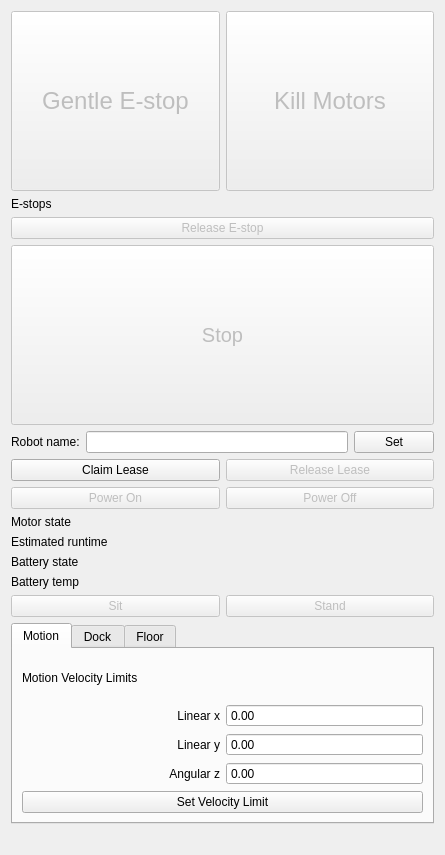
<?xml version="1.0" encoding="UTF-8"?>
<ui version="4.0">
 <class>Form</class>
 <widget class="QWidget" name="Form">
  <property name="geometry">
   <rect>
    <x>0</x>
    <y>0</y>
    <width>445</width>
    <height>855</height>
   </rect>
  </property>
  <property name="windowTitle">
   <string>Form</string>
  </property>
  <layout class="QVBoxLayout" name="verticalLayout_2">
   <item>
    <layout class="QVBoxLayout" name="estopLayout">
     <item>
      <layout class="QHBoxLayout" name="horizontalLayout">
       <item>
        <widget class="QPushButton" name="gentleStopButton">
         <property name="enabled">
          <bool>false</bool>
         </property>
         <property name="sizePolicy">
          <sizepolicy hsizetype="Minimum" vsizetype="Expanding">
           <horstretch>0</horstretch>
           <verstretch>0</verstretch>
          </sizepolicy>
         </property>
         <property name="baseSize">
          <size>
           <width>0</width>
           <height>0</height>
          </size>
         </property>
         <property name="font">
          <font>
           <pointsize>18</pointsize>
          </font>
         </property>
         <property name="toolTip">
          <string>Gentle e-stop, stops whatever the robot is doing and then sits down</string>
         </property>
         <property name="text">
          <string>Gentle E-stop</string>
         </property>
        </widget>
       </item>
       <item>
        <widget class="QPushButton" name="hardStopButton">
         <property name="enabled">
          <bool>false</bool>
         </property>
         <property name="sizePolicy">
          <sizepolicy hsizetype="Minimum" vsizetype="Expanding">
           <horstretch>0</horstretch>
           <verstretch>0</verstretch>
          </sizepolicy>
         </property>
         <property name="font">
          <font>
           <pointsize>18</pointsize>
          </font>
         </property>
         <property name="toolTip">
          <string>Hard emergency stop, kills power to motors</string>
         </property>
         <property name="text">
          <string>Kill Motors</string>
         </property>
        </widget>
       </item>
      </layout>
     </item>
     <item>
      <widget class="QLabel" name="estopLabel">
       <property name="text">
        <string>E-stops</string>
       </property>
      </widget>
     </item>
     <item>
      <widget class="QPushButton" name="releaseStopButton">
       <property name="enabled">
        <bool>false</bool>
       </property>
       <property name="toolTip">
        <string>Release the emergency stop</string>
       </property>
       <property name="text">
        <string>Release E-stop</string>
       </property>
      </widget>
     </item>
     <item>
      <widget class="QPushButton" name="stopButton">
       <property name="enabled">
        <bool>false</bool>
       </property>
       <property name="sizePolicy">
        <sizepolicy hsizetype="Minimum" vsizetype="Expanding">
         <horstretch>0</horstretch>
         <verstretch>0</verstretch>
        </sizepolicy>
       </property>
       <property name="baseSize">
        <size>
         <width>0</width>
         <height>0</height>
        </size>
       </property>
       <property name="font">
        <font>
         <pointsize>15</pointsize>
        </font>
       </property>
       <property name="toolTip">
        <string>Stop any action the robot is taking but do not sit down or kill motor power</string>
       </property>
       <property name="text">
        <string>Stop</string>
       </property>
      </widget>
     </item>
    </layout>
   </item>
   <item>
    <layout class="QVBoxLayout" name="verticalLayout">
     <item>
      <layout class="QHBoxLayout" name="horizontalLayout_3">
       <item>
        <widget class="QLabel" name="robotNameLabel">
         <property name="text">
          <string>Robot name:</string>
         </property>
        </widget>
       </item>
       <item>
        <widget class="QLineEdit" name="robotNameLineEdit">
         <property name="text">
          <string></string>
         </property>
        </widget>
       </item>
       <item>
        <widget class="QPushButton" name="setRobotNameButton">
         <property name="toolTip">
          <string>Set the name of the robot. This ensures topics and services connect to the correct robot.</string>
         </property>
         <property name="text">
          <string>Set</string>
         </property>
        </widget>
       </item>
      </layout>
     </item>
     <item>
      <layout class="QHBoxLayout" name="claimLayout">
       <item>
        <widget class="QPushButton" name="claimLeaseButton">
         <property name="text">
          <string>Claim Lease</string>
         </property>
        </widget>
       </item>
       <item>
        <widget class="QPushButton" name="releaseLeaseButton">
         <property name="enabled">
          <bool>false</bool>
         </property>
         <property name="text">
          <string>Release Lease</string>
         </property>
        </widget>
       </item>
      </layout>
     </item>
     <item>
      <layout class="QVBoxLayout" name="powerLayout">
       <item>
        <layout class="QHBoxLayout" name="powerButtonLayout">
         <item>
          <widget class="QPushButton" name="powerOnButton">
           <property name="enabled">
            <bool>false</bool>
           </property>
           <property name="text">
            <string>Power On</string>
           </property>
          </widget>
         </item>
         <item>
          <widget class="QPushButton" name="powerOffButton">
           <property name="enabled">
            <bool>false</bool>
           </property>
           <property name="text">
            <string>Power Off</string>
           </property>
          </widget>
         </item>
        </layout>
       </item>
       <item>
        <widget class="QLabel" name="motorStateLabel">
         <property name="text">
          <string>Motor state</string>
         </property>
        </widget>
       </item>
       <item>
        <widget class="QLabel" name="estimatedRuntimeLabel">
         <property name="text">
          <string>Estimated runtime</string>
         </property>
        </widget>
       </item>
       <item>
        <widget class="QLabel" name="batteryStateLabel">
         <property name="text">
          <string>Battery state</string>
         </property>
        </widget>
       </item>
       <item>
        <widget class="QLabel" name="batteryTempLabel">
         <property name="text">
          <string>Battery temp</string>
         </property>
        </widget>
       </item>
      </layout>
     </item>
     <item>
      <layout class="QHBoxLayout" name="sitStandLayout">
       <item>
        <widget class="QPushButton" name="sitButton">
         <property name="enabled">
          <bool>false</bool>
         </property>
         <property name="text">
          <string>Sit</string>
         </property>
        </widget>
       </item>
       <item>
        <widget class="QPushButton" name="standButton">
         <property name="enabled">
          <bool>false</bool>
         </property>
         <property name="text">
          <string>Stand</string>
         </property>
        </widget>
       </item>
      </layout>
     </item>
     <item>
      <widget class="QTabWidget" name="tabWidget">
       <property name="enabled">
        <bool>true</bool>
       </property>
       <property name="toolTip">
        <string/>
       </property>
       <property name="currentIndex">
        <number>0</number>
       </property>
       <widget class="QWidget" name="motionTab">
        <attribute name="title">
         <string>Motion</string>
        </attribute>
        <layout class="QVBoxLayout" name="verticalLayout_4">
         <item>
          <layout class="QVBoxLayout" name="motionTabLayout">
           <item>
            <layout class="QVBoxLayout" name="motionVelocityLayout">
             <item>
              <widget class="QLabel" name="motionCommandLabel">
               <property name="text">
                <string>Motion Velocity Limits</string>
               </property>
              </widget>
             </item>
             <item>
              <layout class="QGridLayout" name="gridLayout">
               <item row="4" column="0">
                <widget class="QLabel" name="angularZLabel">
                 <property name="text">
                  <string>Angular z</string>
                 </property>
                 <property name="alignment">
                  <set>Qt::AlignRight|Qt::AlignTrailing|Qt::AlignVCenter</set>
                 </property>
                 <property name="buddy">
                  <cstring>angularZSpin</cstring>
                 </property>
                </widget>
               </item>
               <item row="3" column="0">
                <widget class="QLabel" name="linearYLabel">
                 <property name="text">
                  <string>Linear y</string>
                 </property>
                 <property name="alignment">
                  <set>Qt::AlignRight|Qt::AlignTrailing|Qt::AlignVCenter</set>
                 </property>
                 <property name="buddy">
                  <cstring>linearYSpin</cstring>
                 </property>
                </widget>
               </item>
               <item row="1" column="0">
                <widget class="QLabel" name="linearXLabel">
                 <property name="text">
                  <string>Linear x</string>
                 </property>
                 <property name="alignment">
                  <set>Qt::AlignRight|Qt::AlignTrailing|Qt::AlignVCenter</set>
                 </property>
                 <property name="buddy">
                  <cstring>linearXSpin</cstring>
                 </property>
                </widget>
               </item>
               <item row="1" column="1">
                <widget class="QDoubleSpinBox" name="linearXSpin">
                 <property name="buttonSymbols">
                  <enum>QAbstractSpinBox::NoButtons</enum>
                 </property>
                 <property name="decimals">
                  <number>2</number>
                 </property>
                </widget>
               </item>
               <item row="3" column="1">
                <widget class="QDoubleSpinBox" name="linearYSpin">
                 <property name="buttonSymbols">
                  <enum>QAbstractSpinBox::NoButtons</enum>
                 </property>
                 <property name="decimals">
                  <number>2</number>
                 </property>
                </widget>
               </item>
               <item row="4" column="1">
                <widget class="QDoubleSpinBox" name="angularZSpin">
                 <property name="buttonSymbols">
                  <enum>QAbstractSpinBox::NoButtons</enum>
                 </property>
                 <property name="decimals">
                  <number>2</number>
                 </property>
                </widget>
               </item>
              </layout>
             </item>
             <item>
              <widget class="QPushButton" name="setMaxVelButton">
               <property name="enabled">
                <bool>true</bool>
               </property>
               <property name="text">
                <string>Set Velocity Limit</string>
               </property>
              </widget>
             </item>
            </layout>
           </item>
          </layout>
         </item>
        </layout>
       </widget>
       <widget class="QWidget" name="dockingTab">
        <attribute name="title">
         <string>Dock</string>
        </attribute>
        <layout class="QVBoxLayout" name="verticalLayout_7">
         <item>
          <layout class="QVBoxLayout" name="dockingLayout">
           <item>
            <widget class="QPushButton" name="undockButton">
             <property name="enabled">
              <bool>false</bool>
             </property>
             <property name="text">
              <string>Undock</string>
             </property>
            </widget>
           </item>
           <item>
            <layout class="QHBoxLayout" name="dockSelectLayout">
             <item>
              <widget class="QLabel" name="dockLabel">
               <property name="sizePolicy">
                <sizepolicy hsizetype="Preferred" vsizetype="Preferred">
                 <horstretch>0</horstretch>
                 <verstretch>0</verstretch>
                </sizepolicy>
               </property>
               <property name="layoutDirection">
                <enum>Qt::LeftToRight</enum>
               </property>
               <property name="text">
                <string>Dock fiducial ID</string>
               </property>
               <property name="alignment">
                <set>Qt::AlignRight|Qt::AlignTrailing|Qt::AlignVCenter</set>
               </property>
              </widget>
             </item>
             <item>
              <widget class="QSpinBox" name="dockFiducialSpin">
               <property name="minimum">
                <number>520</number>
               </property>
               <property name="maximum">
                <number>549</number>
               </property>
              </widget>
             </item>
             <item>
              <widget class="QPushButton" name="dockButton">
               <property name="enabled">
                <bool>false</bool>
               </property>
               <property name="sizePolicy">
                <sizepolicy hsizetype="MinimumExpanding" vsizetype="Fixed">
                 <horstretch>0</horstretch>
                 <verstretch>0</verstretch>
                </sizepolicy>
               </property>
               <property name="text">
                <string>Dock</string>
               </property>
              </widget>
             </item>
            </layout>
           </item>
          </layout>
         </item>
        </layout>
       </widget>
       <widget class="QWidget" name="floorTab">
        <attribute name="title">
         <string>Floor</string>
        </attribute>
        <layout class="QVBoxLayout" name="verticalLayout_5">
         <item>
          <layout class="QVBoxLayout" name="floorLayout">
           <item>
            <widget class="QPushButton" name="selfRightButton">
             <property name="enabled">
              <bool>false</bool>
             </property>
             <property name="text">
              <string>Self-right</string>
             </property>
            </widget>
           </item>
          </layout>
         </item>
         <item>
          <spacer name="verticalSpacer">
           <property name="orientation">
            <enum>Qt::Vertical</enum>
           </property>
           <property name="sizeHint" stdset="0">
            <size>
             <width>20</width>
             <height>40</height>
            </size>
           </property>
          </spacer>
         </item>
        </layout>
       </widget>
      </widget>
     </item>
     <item>
      <widget class="QLabel" name="statusLabel">
       <property name="text">
        <string/>
       </property>
       <property name="wordWrap">
        <bool>true</bool>
       </property>
      </widget>
     </item>
    </layout>
   </item>
  </layout>
 </widget>
 <tabstops>
  <tabstop>stopButton</tabstop>
  <tabstop>claimLeaseButton</tabstop>
  <tabstop>releaseLeaseButton</tabstop>
  <tabstop>powerOnButton</tabstop>
  <tabstop>powerOffButton</tabstop>
  <tabstop>sitButton</tabstop>
  <tabstop>standButton</tabstop>
  <tabstop>tabWidget</tabstop>
  <tabstop>linearXSpin</tabstop>
  <tabstop>linearYSpin</tabstop>
  <tabstop>angularZSpin</tabstop>
  <tabstop>setMaxVelButton</tabstop>
  <tabstop>undockButton</tabstop>
  <tabstop>dockFiducialSpin</tabstop>
  <tabstop>dockButton</tabstop>
  <tabstop>selfRightButton</tabstop>
  <tabstop>releaseStopButton</tabstop>
  <tabstop>gentleStopButton</tabstop>
  <tabstop>hardStopButton</tabstop>
 </tabstops>
 <resources/>
 <connections/>
</ui>
